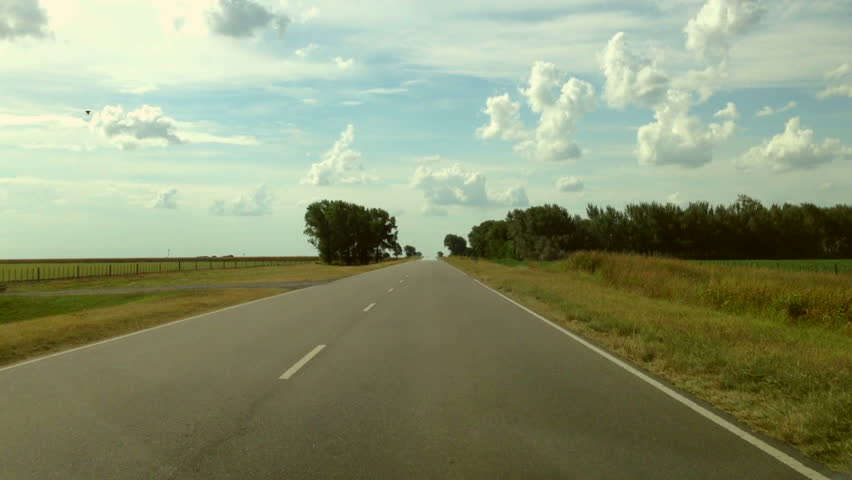
#> input picture Beginner/Lane Detection/countryRoad.jpg, 852 x 480 px
$ python try1.py   (Python 2 division)   (older library calls are emulated)
#> lines starting #> are read from the running program, lines starting #| are printed output that depends on the picture; after the words box and inside, x2 and y2 are one past the last pixel; in counts of white or black regions, pixels touching at a corner belong together
# _____________________________________________________________________
# Camron Schumann  8-01-2016
#
# Performing some basic image processing operations on an image to learn
# capabilities and techniques of computer vision
# ______________________________________________________________________

import cv2
import numpy as np


countR = cv2.imread('countryRoad.jpg',0)
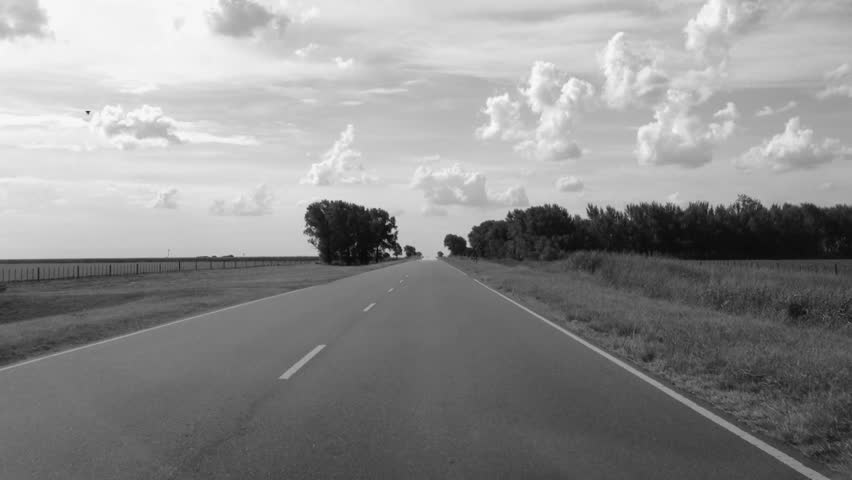
#> countR: shape (480, 852); min 5, max 253, mean 141.5
countC = cv2.imread('countryRoad.jpg',-1)
#> countC is the input picture: shape (480, 852, 3); mean B, G, R 116.1, 147.7, 139.1
cv2.waitKey(0)


ROi = cv2.equalizeHist(countR)
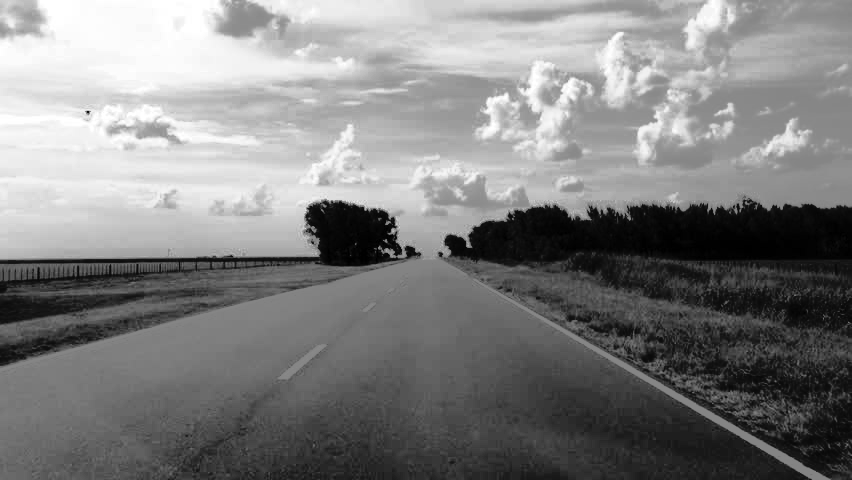
#> ROi: shape (480, 852); min 0, max 255, mean 128.3
edges = cv2.Canny(countR,50,250)
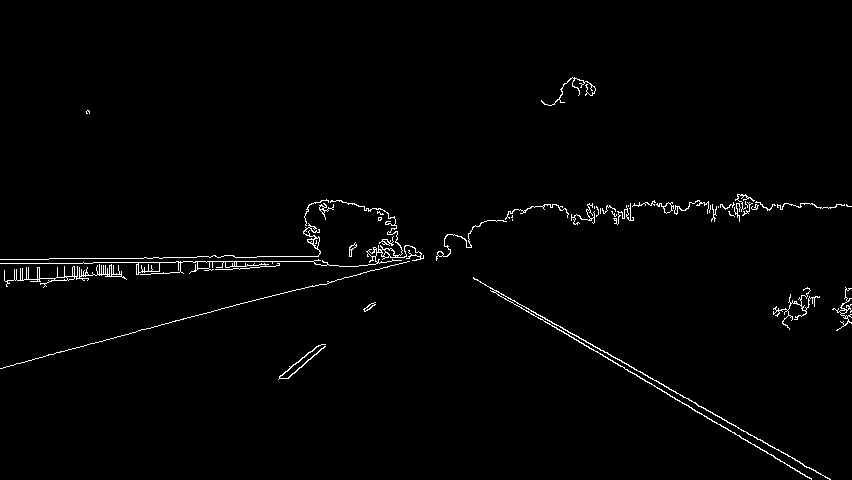
#> edges: shape (480, 852); 1.4% white in thin lines or dots, all inside (x1, y1, x2, y2) = (0, 77, 852, 480)
r,c = edges.shape
#> r = 480; c = 852
a, b = countR.shape
#> a = 480; b = 852
print a,b
#| 480 852
ROI = edges[(r/2):r, 0:c]
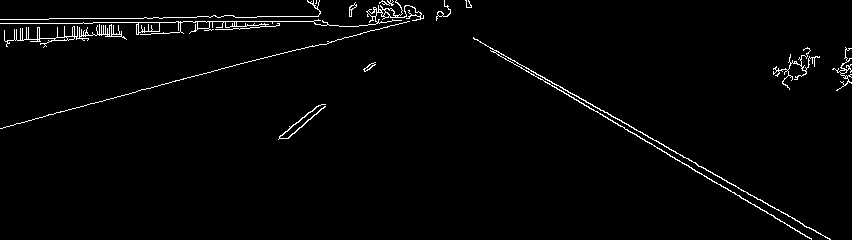
#> ROI: shape (240, 852); 2% white in thin lines or dots


cv2.imshow('country road', countR)
cv2.imshow('country road edges', edges)
cv2.imshow('ROI Space', ROI)
cv2.waitKey(0)

laplacian = cv2.Laplacian(ROI,cv2.CV_64F)
sobelx = cv2.Sobel(ROI,cv2.CV_64F,1,0,ksize=5)
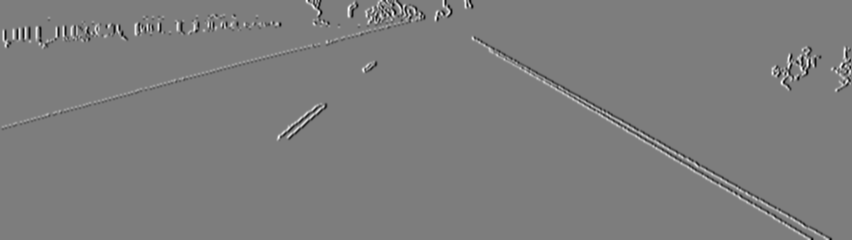
#> sobelx: shape (240, 852) float64; min -9690, max 9945, mean 1.2; drawn with min black and max white
#
cv2.imshow('laplacian',edges)
cv2.imshow('sobelx', sobelx)
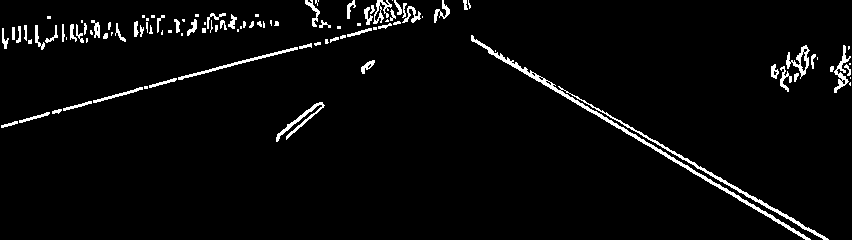
#> window 'sobelx': shape (240, 852); 3.5% white; 106 white regions (43 under 20 px), largest, box (x1, y1, x2, y2) and area: (471, 35, 829, 240) 2251, (178, 47, 298, 80) 361, (276, 102, 325, 142) 343
cv2.waitKey(0)

minLineLength = 100
maxLineGap = 100
lines = cv2.HoughLinesP(edges,1,np.pi/180,100,minLineLength,maxLineGap)
#> lines = [[207, 261, 313, 261]]
for x1,y1,x2,y2 in lines[0]:
    cv2.line(countC,(x1,y1),(x2,y2),(0,255,0),2)
#> this loop made 1 pass
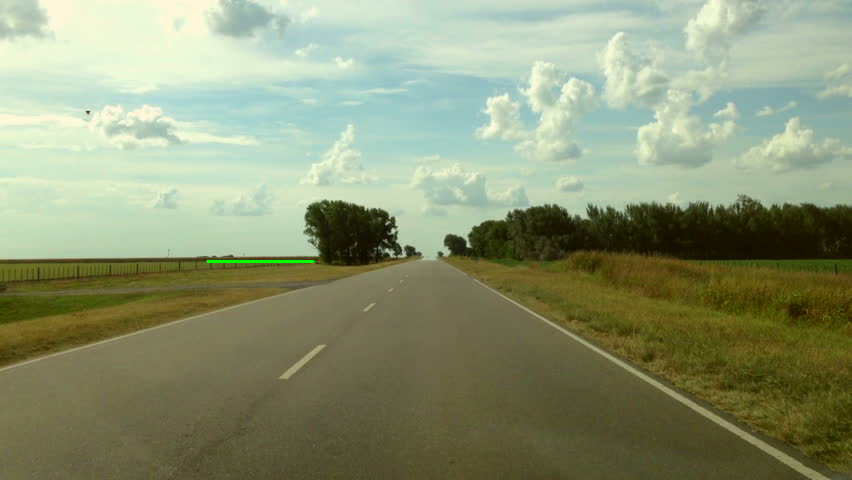
#> countC: shape (480, 852, 3); 0.08% of pixels changed, all inside (x1, y1, x2, y2) = (206, 260, 315, 263)

cv2.imshow(countC)
